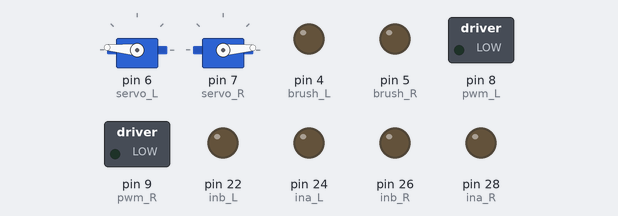
The sketch below on a simulated Arduino Mega 2560, built with avr-gcc and run on an emulated ATmega2560. Shown: 2 × servo, switched loads named in the sketch (green lamp = pin HIGH), output pins drawn as LEDs (lit = HIGH). What the sketch prints to the serial monitor is not drawn.

Above: at 2.15 s.
At 4.26 s:
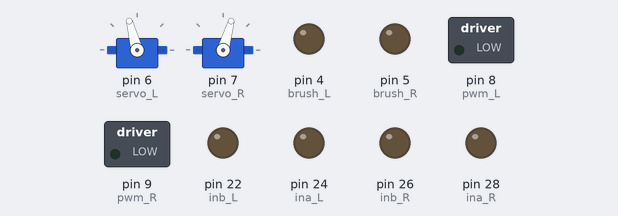
At 6.37 s:
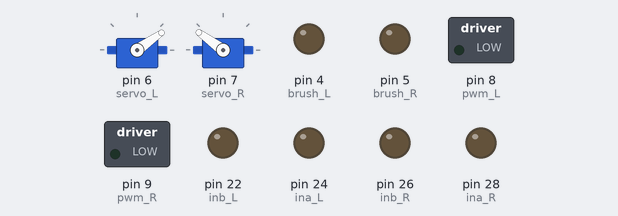
At 10.4 s:
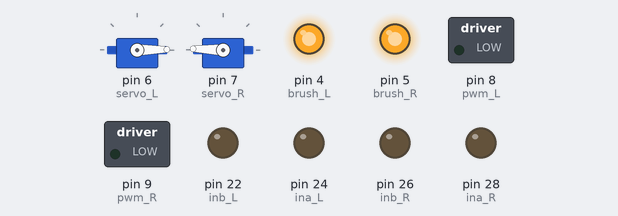
At 13.4 s:
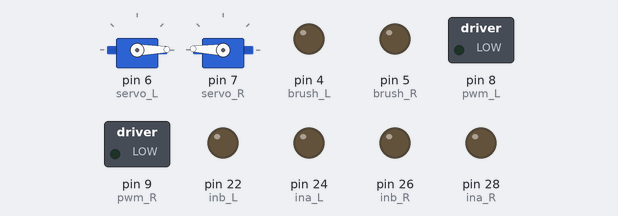
At 21.09 s:
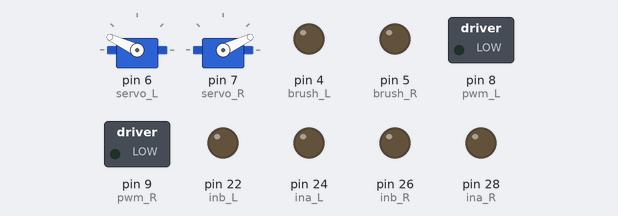
Timing chart, 0 to 23.3 s (numbered marks = the images above):
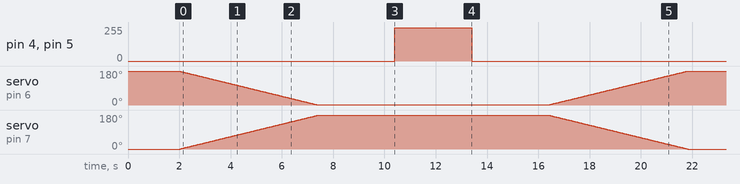

Measured:
- by itself, pin 4 (brush_L), pin 5 (brush_R): 0/255 → 250/255 at 10.4 s, → 0/255 3.0 s later
- by itself, servo on pin 7 (servo_R): rises from 0° to 179° in 14.4 s, then falls to 0° in 5.4 s

The sketch:

demo.ino
```cpp
//encoder

int val;
int enc_L_PinA = 2; //brown
int enc_R_PinA = 3;
int enc_L_PinB = 30; //grey
int enc_R_PinB = 31;
int enc_L_Pos = 0;
int enc_R_Pos = 0;
int enc_L_PinA_Last = LOW;
int enc_R_PinA_Last = LOW;
int n_L = LOW;
int n_R = LOW;


//ultrasonic sensors and LIDAR

#include <Wire.h>
#include <LIDARLite.h>

int US_L_trig = 42; //white and grey
int US_R_trig = 44;
int US_L_echo = 46;
int US_R_echo = 48;
long duration_L, dist_US_L;
long duration_R, dist_US_R;

LIDARLite myLidarLite;


//motor control, servos, brush motors
#include <Servo.h>

int pwm_L = 8; //blue
int pwm_R = 9;
int inb_L = 22; //green
int ina_L = 24; //yellow
int inb_R = 26;
int ina_R = 28;
//int enb=7;
//int ena=8; always high

Servo servo_L;
Servo servo_R;

int brush_L = 4; //pwm for the cleaning brushes, blue
int brush_R = 5;

int W = 75; //horizontal space
int Li = 50; // length of the left side cable after calibration
int Ri = 50; //length of the right side cable after calibration
int x_pos = 0;
int y_pos = 0;
int L = 0;
int R = 0;

void setup() {
  Serial.begin(9600);

  //encoder setup
  pinMode(enc_L_PinA, INPUT);
  pinMode(enc_L_PinB, INPUT);


  pinMode(enc_R_PinA, INPUT);
  pinMode(enc_R_PinB, INPUT);
  //pinMode(enc_R_PinX, INPUT);

 // attachInterrupt(0, encoderL, CHANGE);
 // attachInterrupt(1, encoderR, CHANGE);


  //LIDAR setup

  myLidarLite.begin(0, true);
  myLidarLite.configure(0);

  //Ultrasonic sensor setup

  pinMode(US_L_trig, OUTPUT);
  pinMode(US_L_echo, INPUT);
  pinMode(US_R_trig, OUTPUT);
  pinMode(US_R_echo, INPUT);


  //motor control setup

  servo_L.attach(6);
  servo_R.attach(7);

  pinMode(pwm_L, OUTPUT);
  pinMode(pwm_R, OUTPUT);
  pinMode(inb_L, OUTPUT);
  pinMode(ina_L, OUTPUT);
  pinMode(inb_R, OUTPUT);
  pinMode(ina_R, OUTPUT);

  servo_L.write(180);
  servo_R.write(0);
  analogWrite(brush_L, 0);
  analogWrite(brush_R, 0);
  delay(2000);

}


void loop() {

  Serial.print("what");
  armsdown();
  delay(3000);
  motorson();
  delay(3000);
  motorsoff();
  delay(3000);
  armsup();
  delay(9999999);


/*

  //initial wipe
  armsdown();
  delay(4000);
  motorson();
  delay(4000);
  motorsoff();
  delay(4000);
  armsup();
  delay(4000);

  //move up
  while (enc_L_Pos < 20) {
    moveup();
  }
  freeze();

  delay(4000);
  armsdown();
  delay(4000);
  motorson();
  delay(4000);

  //move right
  while (enc_L_Pos > 0) {
    moveright();
  }
  freeze();
  delay(4000);
  motorsoff();

  delay(4000);
  armsup();
  delay(4000);

  //move down
  while (enc_L_Pos > -20) {
    movedown();
  }
  freeze();

  delay(4000);
  armsdown();
  delay(4000);
  motorson();
  delay(4000);

  //move left
  while (enc_L_Pos < -10 ) {
    moveleft();
  }

  freeze();
  delay(4000);
  motorsoff();
  delay(4000);
  armsup();


  delay(100000000);

  /*
  */

}

void moveright() {
  //counterclockwise

  US_ping();

  // while (x_pos<10){
  int L_speed = 90;
  digitalWrite(ina_L, LOW);
  digitalWrite(inb_L, HIGH);

  //arccos or inv cos?
  int ga = acos((-W ^ 2 + L ^ 2 + R ^ 2) / (2 * L * R)); //angle between L and R
  int th = acos((-R ^ 2 + W ^ 2 + L ^ 2) / (2 * L * W)); //angle between L and horizontal
  int fi = 180 - ga - th;  //angle between L2 and horizontal
  int x_pos = L * cos(th);
  int  dL_L = 2 * 3.14159 * enc_L_Pos / 48; //change in length
  int  dR_R = 2 * 3.14159 * enc_R_Pos / 48; //change in length

  int L = L + dL_L;
  int R = R + dR_R;

  int R_speed = 180; //* cos(th) / cos(fi);
  digitalWrite(ina_R, LOW);
  digitalWrite(inb_R, HIGH);

  Serial.print(enc_L_Pos);
  Serial.print("/");

  //analogWrite(pwm_R, R_speed); //change value to change speed

  if (dist_US_L > 10) {
    analogWrite(pwm_L, L_speed); //change value to change speed
    analogWrite(pwm_R, R_speed);
  } else {
    analogWrite(pwm_L, 0);
    analogWrite(pwm_R, 0);
  }
}
void moveleft() {

  US_ping();

  int L_speed = 160;
  digitalWrite(ina_L, HIGH);
  digitalWrite(inb_L, LOW);

  //arccos or inv cos?
  int ga = acos((-W ^ 2 + L ^ 2 + R ^ 2) / (2 * L * R)); //angle between L1 and L2, L1 is left wire
  int th = acos((-R ^ 2 + W ^ 2 + L ^ 2) / (2 * L * W)); //angle between L1 and horizontal
  int fi = 180 - ga - th;  //angle between L2 and horizontal
  int x_pos = L * cos(th);
  int  dL_L = 2 * 3.14159 * enc_L_Pos / 48; //change in length
  int  dR_R = 2 * 3.14159 * enc_R_Pos / 48; //change in length

  int L = L + dL_L;
  int R = R + dR_R;

  int R_speed = 80; //* cos(th) / cos(fi);
  digitalWrite(ina_R, HIGH);
  digitalWrite(inb_R, LOW);

  Serial.print(enc_L_Pos);
  Serial.print("/");

  if (dist_US_L > 10) {
    analogWrite(pwm_L, L_speed); //change value to change speed
    analogWrite(pwm_R, R_speed);
  } else {
    analogWrite(pwm_L, 0);
    analogWrite(pwm_R, 0);
  }
}


void moveup() {
  //counterclockwise

  US_ping();

  int L_speed = 140;
  digitalWrite(ina_L, HIGH);
  digitalWrite(inb_L, LOW);

  /*
    int ga = acos((-W ^ 2 + L ^ 2 + R ^ 2) / (2 * L * R)); //angle between L1 and L2, L1 is left wire
    int th = acos((-R ^ 2 + W ^ 2 + L ^ 2) / (2 * L * W)); //angle between L1 and horizontal
    int fi = 180 - ga - th;  //angle between L2 and horizontal
    int x_pos = L * cos(th);
    int y_pos = L * sin(th);
  */

  int y_pos = myLidarLite.distance();

  int  dL_L = 2 * 3.14159 * enc_L_Pos / 48; //change in length
  int  dR_R = 2 * 3.14159 * enc_R_Pos / 48; //change in length

  Serial.print(enc_L_Pos);
  Serial.print("/");


  int L = Li + dL_L;
  int R = Ri + dR_R;


  //int R_speed = L_speed * cos(th) / cos(fi);
  int R_speed = 140;

  digitalWrite(ina_R, LOW);
  digitalWrite(inb_R, HIGH);
  analogWrite(pwm_R, R_speed); //change value to change speed


  if (dist_US_L > 10) {
    analogWrite(pwm_L, L_speed); //change value to change speed
    analogWrite(pwm_R, R_speed);
  } else {
    analogWrite(pwm_L, 0);
    analogWrite(pwm_R, 0);
  }
}

void movedown() {
  //counterclockwise

  US_ping();

  int L_speed = 40;
  digitalWrite(ina_L, LOW);
  digitalWrite(inb_L, HIGH);

  /*
    int ga = acos((-W ^ 2 + L ^ 2 + R ^ 2) / (2 * L * R)); //angle between L1 and L2, L1 is left wire
    int th = acos((-R ^ 2 + W ^ 2 + L ^ 2) / (2 * L * W)); //angle between L1 and horizontal
    int fi = 180 - ga - th;  //angle between L2 and horizontal
    int x_pos = L * cos(th);
  */

  int  dL_L = 2 * 3.14159 * enc_L_Pos / 48; //change in length
  int  dR_R = 2 * 3.14159 * enc_R_Pos / 48; //change in length

  int L = Li + dL_L;
  int R = Ri + dR_R;

  //y_pos = myLidarLite.distance();

  int R_speed = 40; // * cos(th) / cos(fi);
  digitalWrite(ina_R, HIGH);
  digitalWrite(inb_R, LOW);

  Serial.print(enc_L_Pos);
  Serial.print("/");


  if (dist_US_L > 10) {
    analogWrite(pwm_L, L_speed); //change value to change speed
    analogWrite(pwm_R, R_speed);
  } else {
    analogWrite(pwm_L, 0);
    analogWrite(pwm_R, 0);
  }
}


void US_ping() {
  pinMode(US_L_trig, OUTPUT);
  digitalWrite(US_L_trig, LOW);
  delayMicroseconds(2);
  digitalWrite(US_L_trig, HIGH);
  delayMicroseconds(10);
  digitalWrite(US_L_trig, LOW);

  pinMode(US_L_echo, INPUT);
  duration_L = pulseIn(US_L_echo, HIGH);
  dist_US_L = duration_L / (2 * 29.1);

  pinMode(US_R_trig, OUTPUT);
  digitalWrite(US_R_trig, LOW);
  delayMicroseconds(2);
  digitalWrite(US_R_trig, HIGH);
  delayMicroseconds(10);
  digitalWrite(US_R_trig, LOW);

  pinMode(US_R_echo, INPUT);
  duration_R = pulseIn(US_R_echo, HIGH);
  dist_US_R = duration_R / (2 * 29.1);

}

void encoderL() {
  n_L = digitalRead(enc_L_PinA);
  if ((enc_L_PinA_Last == LOW) && (n_L == HIGH)) {
    if (digitalRead(enc_L_PinB) == LOW) {
      enc_L_Pos--;
    } else {
      enc_L_Pos++;
    }

  }
  enc_L_PinA_Last = n_L;

}

void encoderR() {
  n_R = digitalRead(enc_R_PinA);
  if ((enc_R_PinA_Last == LOW) && (n_R == HIGH)) {
    if (digitalRead(enc_R_PinB) == LOW) {
      enc_R_Pos--;
    } else {
      enc_R_Pos++;
    }

  }
  enc_R_PinA_Last = n_R;

}

void freeze() {
  analogWrite(pwm_L, 0);
  analogWrite(pwm_R, 0);
  analogWrite(brush_L, 0);
  analogWrite(brush_R, 0);
}

void armsup() {

  int angle_L = 0; int angle_R = 180; int num = 0;
  while (angle_L < 180) {
    angle_L = angle_L + 1;
    angle_R = angle_R - 1;
    servo_L.write (angle_L);
    servo_R.write (angle_R);
    delay (30);
    Serial.print(angle_L);
    Serial.print("/");
  }
}


void armsdown() {

  int angle_L = 180; int angle_R = 0;
  for (angle_L > 0 && angle_R < 180; angle_L -= 1; angle_R += 1) {
    servo_L.write (angle_L);
    servo_R.write (angle_R);
    delay (30);
  }
}

void motorson() {
  analogWrite(brush_L, 250);
  analogWrite(brush_R, 250);
}

void motorsoff() {
  analogWrite(brush_L, 0);
  analogWrite(brush_R, 0);
}
```
